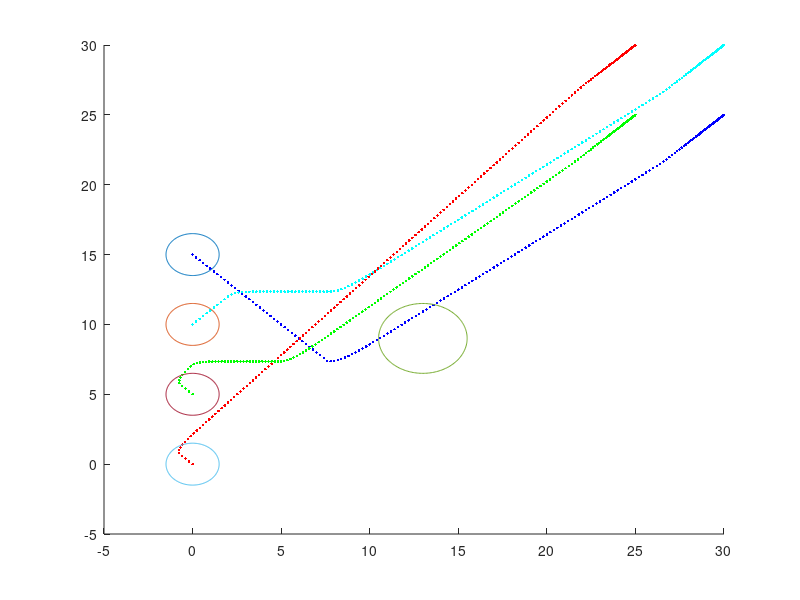

This figure's MATLAB source: (Note: this script raises an error after producing the figure.)
clc
clear all
clf

% Close any existing parallel pool to ensure a fresh start
%delete(gcp('nocreate'));

% Start a process-based pool with a limited number of workers
numWorkers = 12;
%parpool('Processes', numWorkers);

A=[0 0;0 0];
B=[1 0;0 1];
C=eye(2,2);
D=zeros(2,2);

sys=ss(A,B,C,D);


Num_agen=4;


Ts=0.1;
sysd=c2d(sys,Ts);
Ad=sysd.A;
Bd=sysd.B;
T=50;
%% intial trajectory
count=1;
%X(:,1)=[0;0 ;  20;0 ; 20;20   ;  0;20 ];
X(:,1)=[0;0 ;  0;5 ; 0;10   ;  0;15 ];
for t=0:Ts:28
    if t<2
        u(:,count)=0*ones(2*Num_agen,1);
    else
        u(:,count)=0*ones(2*Num_agen,1);
    end
    for i=1:Num_agen
        X((2*i-1):(2*i),count+1)=Ad*X((2*i-1):(2*i),count)+Bd*u((2*i-1):(2*i),count);
    end
    count=count+1;
end

X0=X;
for i=1:Num_agen
    hold on
    plot(X((2*i-1),:),X((2*i),:),'.')
end
N=length(X(1,:));

hold on





%% Laplacian initial traj

X(:,1)=[0;0 ;  0;5 ; 0;15   ;  0;10 ];
%X(:,1)=[20;25 ;  20;20 ; 25;20   ;  25;25 ];
kp = 2;
kc = 0.5;
Laplacian = - ones(Num_agen) + Num_agen*eye(Num_agen);
%
%
final = [20;25 ;  20;20 ; 25;20   ;  25;25 ];
final = [20;25 ;  20;20 ; 25;20   ;  25;25 ]+5;
for ii=1:Num_agen
    for jj=1:2
        final_trans(ii,jj)=final(2*(ii-1)+jj,1);
    end
end
final_centeroid=[sum(final_trans(:,1))/Num_agen,sum(final_trans(:,2))/Num_agen];



V_des=zeros(2*Num_agen,N-1);
X_trans=zeros(Num_agen,2);
for i=1:N-1
    for ii=1:Num_agen
        for jj=1:2
            X_trans(ii,jj)=X(2*(ii-1)+jj,i);
        end
    end
    centroid = (ones(Num_agen,Num_agen) * reshape(X_trans,[4,2]))/4;
    centroid_diff = centroid-[final_centeroid(1) final_centeroid(2);final_centeroid(1) final_centeroid(2);final_centeroid(1) final_centeroid(2);final_centeroid(1) final_centeroid(2)];

    V_des_trans = Laplacian*(final_trans-X_trans);



    V_des_trans=kp*V_des_trans - centroid_diff*kc;
    for ii=1:Num_agen
        for jj=1:2
            if V_des_trans(ii,jj)>=2
                V_des_trans(ii,jj)=2;
            elseif V_des_trans(ii,jj)<=-2
                V_des_trans(ii,jj)=-2;
            end
        end
    end
    V_des(:,i)=reshape(V_des_trans',[8,1]);
    for j=1:Num_agen
        X((j-1)*2+1:(j-1)*2+2,i+1)=Ad*X((j-1)*2+1:(j-1)*2+2,i)+Bd*V_des_trans(j,:)';
    end
    hold on
    plot(X(1,i),X(2,i),'r.');
    plot(X(3,i),X(4,i),'g.');
    plot(X(5,i),X(6,i),'b.');
    plot(X(7,i),X(8,i),'c.');
    xlim([-5 30])
    ylim([-5 30])
    pause(0.01)

end

u=V_des;
X0=X;
u0=u;


%%
R_obs=2;
R_agent=1.5;

obs_center=[13,9; ...
    X(1:2,1)'; ...
    X(3:4,1)'; ...
    X(5:6,1)'; ...
    X(7:8,1)'];
R_plot=[2*R_obs-R_agent,R_agent,R_agent,R_agent,R_agent];
R=2*R_plot;


alpha=1;
obs_num=length(R);
r_default=0.5;
r=0.5;

lambda=10000;

i=1;
figure(1)
tol=0.001;



hold on

theta=linspace(0,2*pi,201);
for j=1:obs_num
    x_theta=R_plot(j)*cos(theta);
    y_theta=R_plot(j)*sin(theta);
    plot(obs_center(j,1)+x_theta,obs_center(j,2)+y_theta)
end




%[X_out,u_out]=traj_gen(Ad,Bd,X,X0,u,R_plot,obs_center,final,Laplacian)



% f1=parfeval(@traj_gen,2,Ad,Bd,X,X0,u,R_plot,obs_center,final,Laplacian);
% 
% f2=parfeval(@traj_gen,2,Ad,Bd,X,X0,u,R_plot,obs_center,final,Laplacian);
% Wait for both tasks to complete and fetch the results
% x1 = fetchOutputs(f1);
% x2 = fetchOutputs(f2);
%%
% [Cost_1,X_out1]=traj_gen(4,Ad,Bd,X,X0,u,R_plot,obs_center,final,Laplacian);
% %%
% for i=1:N
% subplot(2,2,1)
% plotting(X_out1,obs_center,R_plot,i)
% 
% pause(0.001)
% clf
% end
% obs_checker(X,Num_agen,obs_center,R)
% 



%% Beginning of decentralized SCvx
total_cost=zeros(1,200);
X1=X;
X2=X;
X3=X;
X4=X;

for iteration=1:10

    if iteration==1
        f1=parfeval(@traj_gen,2,1,Ad,Bd,X,X0,u,R_plot,obs_center,final,Laplacian);
        f2=parfeval(@traj_gen,2,2,Ad,Bd,X,X0,u,R_plot,obs_center,final,Laplacian);
        f3=parfeval(@traj_gen,2,3,Ad,Bd,X,X0,u,R_plot,obs_center,final,Laplacian);
        f4=parfeval(@traj_gen,2,4,Ad,Bd,X,X0,u,R_plot,obs_center,final,Laplacian);
        [Cost_1,X_out1]=fetchOutputs(f1);
        [Cost_2,X_out2]=fetchOutputs(f2);
        [Cost_3,X_out3]=fetchOutputs(f3);
        [Cost_4,X_out4]=fetchOutputs(f4);

        X1=[X_out1(1:2,:);X_out2(3:4,:);X_out3(5:6,:);X_out4(7:8,:)];
        X2=[X_out1(1:2,:);X_out2(3:4,:);X_out3(5:6,:);X_out4(7:8,:)];
        X3=[X_out1(1:2,:);X_out2(3:4,:);X_out3(5:6,:);X_out4(7:8,:)];
        X4=[X_out1(1:2,:);X_out2(3:4,:);X_out3(5:6,:);X_out4(7:8,:)];
        X_out=[X_out1(1:2,:);X_out2(3:4,:);X_out3(5:6,:);X_out4(7:8,:)];
        % [X_out1,u_out1]=traj_gen(1,Ad,Bd,X,X0,u,R_plot,obs_center,final,Laplacian);
        % [X_out2,u_out2]=traj_gen(2,Ad,Bd,X,X0,u,R_plot,obs_center,final,Laplacian);
        % [X_out3,u_out3]=traj_gen(3,Ad,Bd,X,X0,u,R_plot,obs_center,final,Laplacian);
        % [X_out4,u_out4]=traj_gen(4,Ad,Bd,X,X0,u,R_plot,obs_center,final,Laplacian);
    else
        % [X_out1,u_out1]=traj_gen(1,Ad,Bd,X_out,X0,u,R_plot,obs_center,final,Laplacian);
        % [X_out2,u_out2]=traj_gen(2,Ad,Bd,X_out,X0,u,R_plot,obs_center,final,Laplacian);
        % [X_out3,u_out3]=traj_gen(3,Ad,Bd,X_out,X0,u,R_plot,obs_center,final,Laplacian);
        % [X_out4,u_out4]=traj_gen(4,Ad,Bd,X_out,X0,u,R_plot,obs_center,final,Laplacian);
        f1=parfeval(@traj_gen,2,1,Ad,Bd,X1,X0,u,R_plot,obs_center,final,Laplacian);
        f2=parfeval(@traj_gen,2,2,Ad,Bd,X2,X0,u,R_plot,obs_center,final,Laplacian);
        f3=parfeval(@traj_gen,2,3,Ad,Bd,X3,X0,u,R_plot,obs_center,final,Laplacian);
        f4=parfeval(@traj_gen,2,4,Ad,Bd,X4,X0,u,R_plot,obs_center,final,Laplacian);
        [Cost_1,X_out1]=fetchOutputs(f1);
        [Cost_2,X_out2]=fetchOutputs(f2);
        [Cost_3,X_out3]=fetchOutputs(f3);
        [Cost_4,X_out4]=fetchOutputs(f4);
        X1=[X_out1(1:2,:);X_out2(3:4,:);X_out3(5:6,:);X_out4(7:8,:)];
        X2=[X_out1(1:2,:);X_out2(3:4,:);X_out3(5:6,:);X_out4(7:8,:)];
        X3=[X_out1(1:2,:);X_out2(3:4,:);X_out3(5:6,:);X_out4(7:8,:)];
        X4=[X_out1(1:2,:);X_out2(3:4,:);X_out3(5:6,:);X_out4(7:8,:)];

        disp("Cost 1    " + Cost_1)  
        obs_checker(X1,Num_agen,obs_center,R)
        disp("Cost 2    " + Cost_2)
        obs_checker(X2,Num_agen,obs_center,R)
        disp("Cost 3    " + Cost_3)
        obs_checker(X3,Num_agen,obs_center,R)
        disp("Cost 4    " + Cost_4)
        obs_checker(X4,Num_agen,obs_center,R)
        
        X_out=[X_out1(1:2,:);X_out2(3:4,:);X_out3(5:6,:);X_out4(7:8,:)];
    end
    


    iteration
    Cost=[Cost_1,Cost_2,Cost_3,Cost_4];
    disp(Cost)
    total_cost(iteration)=sum(Cost);
    
    for i=1:N

        obs_center=[obs_center(1,:); ...
            X_out(1:2,i)'; ...
            X_out(3:4,i)'; ...
            X_out(5:6,i)'; ...
            X_out(7:8,i)'];
        for j=1:Num_agen
            countk=1;
            for k=1:obs_num
                if k==j+1
                    continue
                end
                ss((countk-1)*(N)+i,j)=R(k)-norm(X((2*j-1):(2*j),i)-obs_center(k,:)',2);
                countk=countk+1;
            end
        end

    end

    ss_max=max(ss);

    if ss_max<=0
        break;
    end

end
%%






%%
figure(2)
for i=1:N
subplot(2,2,1)
plotting(X_out1,obs_center,R_plot,i)

subplot(2,2,2)
plotting(X_out2,obs_center,R_plot,i)

subplot(2,2,3)
plotting(X_out3,obs_center,R_plot,i)

subplot(2,2,4)
plotting(X_out4,obs_center,R_plot,i)
    pause(0.001)
    if i~=N
        clf
    end
end

%%
figure(1)
% [X_out,u_out]=fetchOutputs(f2);
X_out=X_out1;
R_plot=[2*R_obs-R_agent,R_agent,R_agent,R_agent,R_agent];
R=2*R_plot;
R_plot=R_plot(1:5);
N=length(X_out(1,:));
Num_agen=4;

hold on

for i=1:N
    for j=1:Num_agen
        hold on
        if j==1
            plot(X_out((2*j-1),1:i),X_out((2*j),1:i),'r.')
        elseif j==2
            plot(X_out((2*j-1),1:i),X_out((2*j),1:i),'g.')
        elseif j==3
            plot(X_out((2*j-1),1:i),X_out((2*j),1:i),'b.')
        elseif j==4
            plot(X_out((2*j-1),1:i),X_out((2*j),1:i),'c.')
        end

        %plot(X0((2*i-1),:),X0((2*i),:),'.')
    end

    obs_center=[obs_center(1,:); ...
        X_out(1:2,i)'; ...
        X_out(3:4,i)'; ...
        X_out(5:6,i)'; ...
        X_out(7:8,i)';];

    obs_num=length(R_plot);
    theta=linspace(0,2*pi,201);
    xlim([-5 50])
    ylim([-5 50])
    x_theta=R_plot(1)*cos(theta);
    y_theta=R_plot(1)*sin(theta);
    plot(obs_center(1,1)+1.5*x_theta,obs_center(1,2)+1.5*y_theta,'r')
    for j=1:obs_num
        hold on
        x_theta=R_plot(j)*cos(theta);
        y_theta=R_plot(j)*sin(theta);
        plot(obs_center(1,1)+x_theta,obs_center(1,2)+y_theta,'r')
        if j==1+1
            plot(obs_center(j,1)+x_theta,obs_center(j,2)+y_theta,'r')
        elseif j==2+1
            plot(obs_center(j,1)+x_theta,obs_center(j,2)+y_theta,'g')
        elseif j==3+1
            plot(obs_center(j,1)+x_theta,obs_center(j,2)+y_theta,'b')
        elseif j==4+1
            plot(obs_center(j,1)+x_theta,obs_center(j,2)+y_theta,'c')
        end
    end
    hold on 
    plot([X_out(1,i),X_out(3,i)],[X_out(2,i),X_out(4,i)]); % 1 2
    plot([X_out(1,i),X_out(7,i)],[X_out(2,i),X_out(8,i)]); % 1 4
    plot([X_out(5,i),X_out(3,i)],[X_out(6,i),X_out(4,i)]); % 3 2
    plot([X_out(5,i),X_out(7,i)],[X_out(6,i),X_out(8,i)]); % 3 4
    pause(0.03)
    if i~=N
        clf
    end


end










%% utility funcitons


function ss_max=obs_checker(X_out,Num_agen,obs_center,R)
    
N=length(X_out(1,:));
    for i=1:N

        obs_center=[obs_center(1,:); ...
            X_out(1:2,i)'; ...
            X_out(3:4,i)'; ...
            X_out(5:6,i)'; ...
            X_out(7:8,i)'];
        obs_num=length(obs_center(:,1));
        for j=1:Num_agen
            countk=1;
            for k=1:obs_num
                if k==j+1
                    continue
                end
                ss((countk-1)*(N)+i,j)=R(k)-norm(X_out((2*j-1):(2*j),i)-obs_center(k,:)',2);
                countk=countk+1;
            end
        end

    end

    ss_max=max(ss);

end

function [last_cost,X_out]=traj_gen(Agent_num,Ad,Bd,X,X0,u,R_plot,obs_center,final,Laplacian)




% obs_center=[18,180; ...
%     X(1:2,1)'; ...
%     X(3:4,1)'; ...
%     X(5:6,1)'; ...
%     X(7:8,1)'];




Num_agen=length(X(:,1))/2;

% for ii=1:Num_agen
%     for jj=1:2
%         final_trans(ii,jj)=final(2*(ii-1)+jj,1);
%     end
% end
% final_centeroid=[sum(final_trans(:,1))/Num_agen,sum(final_trans(:,2))/Num_agen];


R=2*R_plot;
N=length(X(1,:));
obs_num=length(R);
r_default=0.5;
r=0.5;

lambda=10000;


figure(1)

kp = 2;
kc = 0.5;


hold on

theta=linspace(0,2*pi,201);
for j=1:obs_num
    x_theta=R_plot(j)*cos(theta);
    y_theta=R_plot(j)*sin(theta);
    plot(obs_center(j,1)+x_theta,obs_center(j,2)+y_theta)
end
Linear_cost=zeros(1,200);
for iteration=1:15


    for ii=1:Num_agen
        for jj=1:2
            final_trans(ii,jj)=final(2*(ii-1)+jj,1);
        end
    end
    final_centeroid=[sum(final_trans(:,1))/Num_agen,sum(final_trans(:,2))/Num_agen];


    V_des=zeros(2*Num_agen,N-1);
    X_trans=zeros(Num_agen,2);
    for i=1:N-1

        for ii=1:Num_agen
            for jj=1:2
                X_trans(ii,jj)=X(2*(ii-1)+jj,i);
            end
        end

        centroid = (ones(Num_agen,Num_agen) * reshape(X_trans,[4,2]))/4;
        centroid_diff = centroid-[final_centeroid(1) final_centeroid(2);final_centeroid(1) final_centeroid(2);final_centeroid(1) final_centeroid(2);final_centeroid(1) final_centeroid(2)];

        V_des_trans = Laplacian*(final_trans-X_trans);

        V_des_trans=kp*V_des_trans - centroid_diff*kc;

        for ii=1:Num_agen
            for jj=1:2
                if V_des_trans(ii,jj)>=2
                    V_des_trans(ii,jj)=2;
                elseif V_des_trans(ii,jj)<=-2
                    V_des_trans(ii,jj)=-2;
                end
            end
        end
        V_des(:,i)=reshape(V_des_trans',[8,1]);
    end














    cvx_solver SDPT3
    cvx_precision best

    cvx_begin 

    variable w(2,N-1)
    variable v(2,N-1)
    variable d(2,N)
    variable s(N*(obs_num-1),1)

    % minimize (  100*norm((u+w-V_des),1) + norm((X+d-X0),1) + ...
    %     1000*lambda*sum(sum(abs(v)))  + lambda*(   sum(sum(max(s,0)))   ))
    j=Agent_num;
    % minimize (  100*norm((u((2*j-1):(2*j),:)+w),1) + ...
    %     norm((X((2*j-1):(2*j),:)+d-X0((2*j-1):(2*j),:)),1) +  ...
    %     1000*lambda*sum(sum(abs(v)))  + 1000*lambda*(   sum(sum(max(s,0)))   ))
    minimize (  100*norm((u((2*j-1):(2*j),:)+w-V_des((2*j-1):(2*j),:)),1) + ...
        norm((X((2*j-1):(2*j),:)+d-X0((2*j-1):(2*j),:)),1) +  ...
        1000*lambda*sum(sum(abs(v)))  + 1000*lambda*(   sum(sum(max(s,0)))   ))


    subject to
    cvx_precision best

    E=eye(2);
    d(:,1)==zeros(2,1);





    for i=1:N-1

        obs_center=[obs_center(1,:); ...
            X(1:2,i)'; ...
            X(3:4,i)'; ...
            X(5:6,i)';
            X(7:8,i)'];





        j=Agent_num;
        -r<=w(:,i)<=r;



        X((2*j-1):(2*j),i+1)+d(:,i+1)== ...
            (Ad*X((2*j-1):(2*j),i)+Ad*d(:,i))+ ...
            (Bd*u((2*j-1):(2*j),i)+Bd*w(:,i))+E*v(:,i);



        countk=1;

        for k=1:obs_num
            if k==j+1
                continue
            end
            s((countk-1)*(N)+i,1)>=0;
            2*R(k)-norm(X((2*j-1):(2*j),i)-obs_center(k,:)',2)- ...
                (X((2*j-1):(2*j),i)-obs_center(k,:)')'*(X((2*j-1):(2*j),i)+d(:,i)-obs_center(k,:)') ...
                /norm(X((2*j-1):(2*j),i)-obs_center(k,:)',2)<=s((countk-1)*(N)+i,1);
            countk=countk+1;
        end


    end

    X((2*j-1):(2*j),N)+d(:,N)==final((2*j-1):(2*j));

    cvx_end

    %



    rho0 = 0.03;
    rho1 = 0.25;
    rho2 = 0.75;

    Linear_cost(iteration)=(  100*norm((u((2*j-1):(2*j),:)+w-V_des((2*j-1):(2*j),:)),1) + ...
        norm((X((2*j-1):(2*j),:)+d-X0((2*j-1):(2*j),:)),1) +  ...
        1000*lambda*sum(sum(abs(v)))  + 1000*lambda*(   sum(sum(max(s,0)))   ));


    if iteration >= 2
        delta_L = (Linear_cost(iteration) - Linear_cost(iteration-1)) / Linear_cost(iteration);
    else
        delta_L = 1;
    end

    if Linear_cost(iteration)<=10000
        if abs(delta_L) <= rho0
            r = max(r, 0.05);
            X((2*j-1):(2*j),:) = X((2*j-1):(2*j),:) + d;
            u((2*j-1):(2*j),:) = u((2*j-1):(2*j),:) + w;
        elseif abs(delta_L) <= rho1
            r = r/1.2;
            X((2*j-1):(2*j),:) = X((2*j-1):(2*j),:) + d;
            u((2*j-1):(2*j),:) = u((2*j-1):(2*j),:) + w;
        elseif abs(delta_L) <= rho2
            r = r / 1.3;
            X((2*j-1):(2*j),:) = X((2*j-1):(2*j),:) + d;
            u((2*j-1):(2*j),:) = u((2*j-1):(2*j),:) + w;
        else
            X((2*j-1):(2*j),:) = X((2*j-1):(2*j),:) + d;
            u((2*j-1):(2*j),:) = u((2*j-1):(2*j),:) + w;
            r = r / 1.4;
        end
    else
        r = r / 1.1;
        X((2*j-1):(2*j),:) = X((2*j-1):(2*j),:) + d;
        u((2*j-1):(2*j),:) = u((2*j-1):(2*j),:) + w;
    end
    r;
    hold on
    for i=1:Num_agen
        hold on
        plot(X((2*i-1),:),X((2*i),:),'.')
    end
    ss=0;

    xlim([-5 30])
    ylim([-5 30])

    for i=1:N

        obs_center=[obs_center(1,:); ...
            X(1:2,i)'; ...
            X(3:4,i)'; ...
            X(5:6,i)'; ...
            X(7:8,i)'];
        for j=1:Num_agen
            countk=1;
            for k=1:obs_num
                if k==j+1
                    continue
                end
                ss((countk-1)*(N)+i,j)=R(k)-norm(X((2*j-1):(2*j),i)-obs_center(k,:)',2);
                countk=countk+1;
            end
        end

    end

    ss_max=max(ss);

    max(max(ss));



    if max(max(ss))<0 && iteration>40
        break;
    end
Linear_cost(iteration)
    if  Linear_cost(iteration)<=1000 && iteration>5
        X_out=X;
        u_out=u;
        last_cost=Linear_cost(iteration);
        break;
    end
    pause(0.01)
    
end
X_out=X;
u_out=u;
last_cost=Linear_cost(iteration);
clf
end



function plotting(X,obs_center,R_plot,I)

N=length(X(1,:));
Num_agen=4;

hold on







for i=I:I
    for j=1:Num_agen
        hold on
        if j==1
            plot(X((2*j-1),1:i),X((2*j),1:i),'r.')
        elseif j==2
            plot(X((2*j-1),1:i),X((2*j),1:i),'g.')
        elseif j==3
            plot(X((2*j-1),1:i),X((2*j),1:i),'b.')
        elseif j==4
            plot(X((2*j-1),1:i),X((2*j),1:i),'c.')
        end


        %plot(X0((2*i-1),:),X0((2*i),:),'.')
    end
    
    obs_center=[obs_center(1,:); ...
        X(1:2,i)'; ...
        X(3:4,i)'; ...
        X(5:6,i)'; ...
        X(7:8,i)';];

    obs_num=length(R_plot);
    theta=linspace(0,2*pi,201);
    xlim([-5 50])
    ylim([-5 50])
    x_theta=R_plot(1)*cos(theta);
    y_theta=R_plot(1)*sin(theta);
    plot(obs_center(1,1)+1.5*x_theta,obs_center(1,2)+1.5*y_theta,'r')
    for j=1:obs_num
        hold on
        x_theta=R_plot(j)*cos(theta);
        y_theta=R_plot(j)*sin(theta);
        plot(obs_center(1,1)+x_theta,obs_center(1,2)+y_theta,'r')
        if j==1+1
            plot(obs_center(j,1)+x_theta,obs_center(j,2)+y_theta,'r')
        elseif j==2+1
            plot(obs_center(j,1)+x_theta,obs_center(j,2)+y_theta,'g')
        elseif j==3+1
            plot(obs_center(j,1)+x_theta,obs_center(j,2)+y_theta,'b')
        elseif j==4+1
            plot(obs_center(j,1)+x_theta,obs_center(j,2)+y_theta,'c')
        end
    end




end

end






